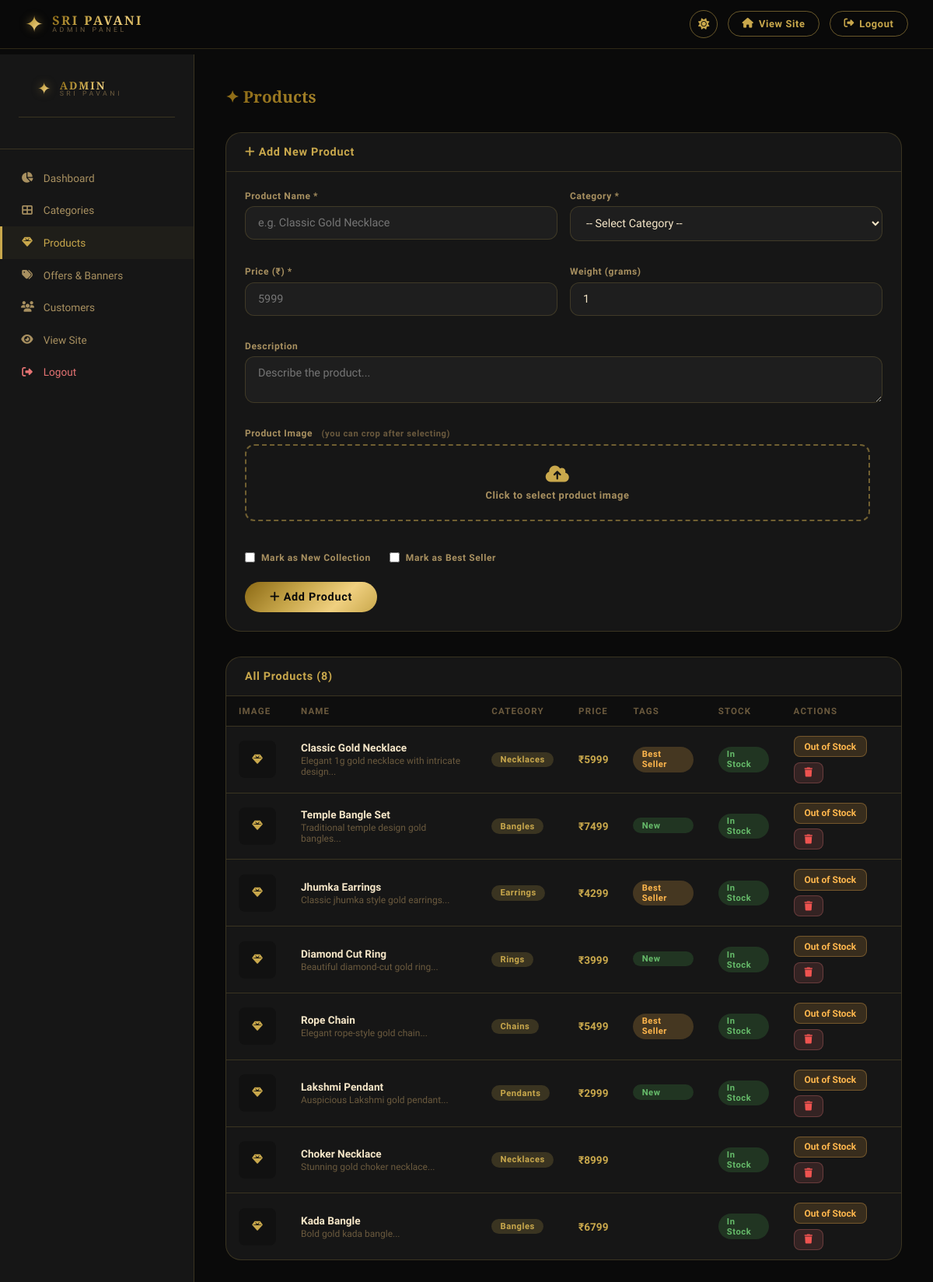
The app's page /admin/products (signed in) with its own data.
### app.py (models this page shows)
class Product(db.Model):
    id = db.Column(db.Integer, primary_key=True)
    name = db.Column(db.String(200), nullable=False)
    description = db.Column(db.Text)
    price = db.Column(db.Float, nullable=False)
    weight = db.Column(db.Float)  # in grams
    image = db.Column(db.String(200))
    category_id = db.Column(db.Integer, db.ForeignKey('category.id'), nullable=False)
    is_new_collection = db.Column(db.Boolean, default=False)
    is_best_seller = db.Column(db.Boolean, default=False)
    is_stock_out = db.Column(db.Boolean, default=False)
    is_active = db.Column(db.Boolean, default=True)
    created_at = db.Column(db.DateTime, default=datetime.utcnow)

class Category(db.Model):
    id = db.Column(db.Integer, primary_key=True)
    name = db.Column(db.String(100), nullable=False)
    image = db.Column(db.String(200))
    description = db.Column(db.Text)
    is_active = db.Column(db.Boolean, default=True)
    products = db.relationship('Product', backref='category', lazy=True)

### app.py (the view, shortened to what this page needs)
@app.route('/admin/products', methods=['GET', 'POST'])
@login_required
@admin_required
def admin_products():
    products = Product.query.all()
    categories = Category.query.filter_by(is_active=True).all()
    return render_template('admin/products.html', products=products, categories=categories)

### app.py (called while the page is built)
@login_manager.user_loader
def load_user(user_id):
    return User.query.get(int(user_id))

def admin_required(f):
    from functools import wraps
    @wraps(f)
    def decorated(*args, **kwargs):
        if not current_user.is_authenticated or not current_user.is_admin:
            flash('Admin access required', 'error')
            return redirect(url_for('login'))
        return f(*args, **kwargs)
    return decorated

### templates/admin/products.html (shortened to what this page needs)
{% extends "admin/base_admin.html" %}
{% block content %}
<h1 class="admin-page-title">✦ Products</h1>
<div class="admin-card">
  <div class="admin-card-header"><h3><i class="fas fa-plus"></i> Add New Product</h3></div>
  <div class="admin-card-body">
    <form method="POST" enctype="multipart/form-data" id="addProductForm">
      <div class="admin-form-grid">
        <div class="form-group">
          <label>Product Name *</label>
          <input type="text" name="name" placeholder="e.g. Classic Gold Necklace" required/>
        </div>
        <div class="form-group">
          <label>Category *</label>
          <select name="category_id" required>
            <option value="">-- Select Category --</option>
          </select>
        </div>
        <div class="form-group">
          <label>Price (₹) *</label>
          <input type="number" name="price" placeholder="5999" min="0" step="0.01" required/>
        </div>
        <div class="form-group">
          <label>Weight (grams)</label>
          <input type="number" name="weight" value="1" min="0.1" step="0.1"/>
        </div>
        <div class="form-group full-width">
          <label>Description</label>
          <textarea name="description" rows="2" placeholder="Describe the product..."></textarea>
        </div>
        <div class="form-group full-width">
          <label>Product Image
            <span style="font-size:.7rem;color:var(--text-muted);margin-left:.5rem">(you can crop after selecting)</span>
          </label>
          <div style="display:grid;grid-template-columns:1fr auto;gap:1rem;align-items:start">
            <div>
              <label class="file-upload-area" for="prod-img" id="imgUploadArea">
                <i class="fas fa-cloud-upload-alt"></i>
                <p>Click to select product image</p>
              </label>
            </div>
          </div>
        </div>
        <div class="form-group" style="grid-column:1/-1">
          <div style="display:flex;gap:1.5rem;flex-wrap:wrap">
            <label class="checkbox-group">
              <input type="checkbox" name="is_new_collection"/>
              <span>Mark as New Collection</span>
            </label>
            <label class="checkbox-group">
              <input type="checkbox" name="is_best_seller"/>
              <span>Mark as Best Seller</span>
            </label>
          </div>
        </div>
      </div>
      <button type="submit" class="btn-gold" style="padding:.7rem 2rem;margin-top:.5rem">
        <i class="fas fa-plus"></i> Add Product
      </button>
    </form>
  </div>
</div>
<div class="admin-card">
  <div class="admin-card-header"><h3>All Products ({{ products|length }})</h3></div>
  <div style="overflow-x:auto">
    <table class="admin-table">
      <thead>
        <tr><th>Image</th><th>Name</th><th>Category</th><th>Price</th><th>Tags</th><th>Stock</th><th>Actions</th></tr>
      </thead>
      <tbody>
        {% for product in products %}
        <tr>
          <td>
            <div class="product-thumb">
              {% if product.image %}<img src="{{ url_for('static', filename=product.image) }}" alt="{{ product.name }}"/>
              {% else %}<i class="fas fa-gem"></i>{% endif %}
            </div>
          </td>
          <td>
            <strong>{{ product.name }}</strong>
            {% if product.description %}
            <div style="font-size:.75rem;color:var(--text-muted);margin-top:2px">{{ product.description[:50] }}...</div>
            {% endif %}
          </td>
          <td><span class="tag tag-gold">{{ product.category.name }}</span></td>
          <td style="font-weight:700;color:var(--gold)">₹{{ "%.0f"|format(product.price) }}</td>
          <td>
            {% if product.is_new_collection %}<span class="tag tag-active" style="display:block;margin-bottom:2px">New</span>{% endif %}
            {% if product.is_best_seller %}<span class="tag" style="background:rgba(255,183,77,.2);color:#ffb74d;display:block">Best Seller</span>{% endif %}
          </td>
          <td>
            <span class="tag {{ 'tag-inactive' if product.is_stock_out else 'tag-active' }}">
              {{ 'Out of Stock' if product.is_stock_out else 'In Stock' }}
            </span>
          </td>
          <td>
            <div style="display:flex;gap:.4rem;flex-wrap:wrap">
              <form method="POST" style="display:inline">
                <button type="submit" class="btn-sm btn-warning">
                  {{ 'Mark In Stock' if product.is_stock_out else 'Out of Stock' }}
                </button>
              </form>
              <form method="POST" style="display:inline" onsubmit="return confirm('Delete this product?')">
                <button type="submit" class="btn-sm btn-danger"><i class="fas fa-trash"></i></button>
              </form>
            </div>
          </td>
        </tr>
        {% endfor %}
      </tbody>
    </table>
  </div>
</div>
{% endblock %}

### static/css/style.css (style rules this page uses)
:root[data-theme="dark"] { --bg-primary:#0a0a0a;--bg-secondary:#111111;--bg-card:#161616;--bg-nav:rgba(10,10,10,0.92); --gold:#c9a84c;--gold-light:#e8c97e;--gold-dark:#8b6914; --gold-gradient:linear-gradient(135deg,#8b6914 0%,#c9a84c 40%,#f0d080 70%,#c9a84c 100%); --ombre-hero:linear-gradient(160deg,#0a0a0a 0%,#1a1200 40%,#2a1f00 70%,#0a0a0a 100%); --text-primary:#f5e6c8;--text-secondary:#a89060;--text-muted:#6b5a3e; --border:rgba(201,168,76,0.2);--border-gold:rgba(201,168,76,0.5); --shadow:0 8px 40px rgba(0,0,0,0.6);--shadow-gold:0 4px 20px rgba(201,168,76,0.15); --card-hover:rgba(201,168,76,0.05);--badge-bg:#c9a84c;--badge-text:#0a0a0a; --input-bg:#1e1e1e;--section-alt:#0e0e0e;--toast-success:#1a3a1a;--toast-error:#3a1a1a; }
*,*::before,*::after { margin:0;padding:0;box-sizing:border-box }
html { scroll-behavior:smooth }
body { font-family:'Josefin Sans',sans-serif;background:var(--bg-primary);color:var(--text-primary);min-height:100vh;transition:background .4s,color .4s;overflow-x:hidden }
button { cursor:pointer;border:none;background:none;font-family:inherit }
.btn-gold { padding:.75rem 2rem;background:var(--gold-gradient);color:var(--bg-primary);border-radius:50px;font-weight:700;font-size:.9rem;letter-spacing:.05em;transition:all .3s;display:inline-block }
.form-group { display:flex;flex-direction:column;gap:.4rem;margin-bottom:1rem }
.form-group.full-width { grid-column:1/-1 }
.form-group label { font-size:.75rem;font-weight:600;letter-spacing:.05em;color:var(--text-secondary) }
.form-group input,.form-group select,.form-group textarea { width:100%;padding:.75rem 1rem;background:var(--input-bg);border:1px solid var(--border);border-radius:12px;color:var(--text-primary);font-family:'Josefin Sans',sans-serif;font-size:.9rem;transition:all .3s;outline:none }
.form-group select option { background:var(--bg-card) }
.admin-page-title { font-family:'Cinzel Decorative',serif;font-size:1.3rem;background:var(--gold-gradient);-webkit-background-clip:text;-webkit-text-fill-color:transparent;margin-bottom:2rem }
.admin-card { background:var(--bg-card);border:1px solid var(--border);border-radius:20px;overflow:hidden;margin-bottom:2rem }
.admin-card-header { padding:1rem 1.5rem;border-bottom:1px solid var(--border);display:flex;align-items:center;justify-content:space-between }
.admin-card-header h3 { font-size:.9rem;font-weight:700;color:var(--gold);letter-spacing:.05em }
.admin-card-body { padding:1.5rem }
.admin-form-grid { display:grid;grid-template-columns:1fr 1fr;gap:1rem }
.admin-table { width:100%;border-collapse:collapse;font-size:.85rem }
.admin-table th { text-align:left;padding:.75rem 1rem;background:var(--section-alt);color:var(--text-muted);font-size:.72rem;letter-spacing:.1em;text-transform:uppercase;border-bottom:1px solid var(--border) }
.admin-table td { padding:.75rem 1rem;border-bottom:1px solid var(--border);vertical-align:middle }
.admin-table tr:last-child td { border-bottom:none }
.tag { display:inline-block;padding:.2rem .7rem;border-radius:20px;font-size:.7rem;font-weight:600;letter-spacing:.05em }
.tag-active { background:rgba(76,175,80,.2);color:#66bb6a }
.tag-gold { background:rgba(201,168,76,.2);color:var(--gold) }
.btn-sm { padding:.35rem .8rem;border-radius:8px;font-size:.75rem;font-weight:600;cursor:pointer;transition:all .2s;border:1px solid transparent }
.btn-danger { background:rgba(229,115,115,.15);color:#ef5350;border-color:rgba(229,115,115,.3) }
.btn-warning { background:rgba(255,183,77,.15);color:#ffb74d;border-color:rgba(255,183,77,.3) }
.product-thumb { width:48px;height:48px;border-radius:8px;background:var(--bg-secondary);object-fit:cover;display:flex;align-items:center;justify-content:center;overflow:hidden;color:var(--gold) }
.file-upload-area { border:2px dashed var(--border-gold);border-radius:12px;padding:1.5rem;text-align:center;cursor:pointer;transition:all .3s;color:var(--text-muted);display:block }
.file-upload-area i { font-size:1.5rem;color:var(--gold);margin-bottom:.5rem;display:block }
.file-upload-area p { font-size:.8rem }
.checkbox-group { display:flex;align-items:center;gap:.5rem;margin-top:.5rem }
.checkbox-group input[type="checkbox"] { width:auto }

### records on screen
Product: name "Classic Gold Necklace", description "Elegant 1g gold necklace with intricate design", category.name "Necklaces", price "5999", is_best_seller "Best Seller", is_stock_out "In Stock", is_stock_out "Out of Stock"
Product: name "Temple Bangle Set", description "Traditional temple design gold bangles", category.name "Bangles", price "7499", is_new_collection "New", is_stock_out "In Stock", is_stock_out "Out of Stock"
Product: name "Jhumka Earrings", description "Classic jhumka style gold earrings", category.name "Earrings", price "4299", is_best_seller "Best Seller", is_stock_out "In Stock", is_stock_out "Out of Stock"
Product: name "Diamond Cut Ring", description "Beautiful diamond-cut gold ring", category.name "Rings", price "3999", is_new_collection "New", is_stock_out "In Stock", is_stock_out "Out of Stock"
Product: name "Rope Chain", description "Elegant rope-style gold chain", category.name "Chains", price "5499", is_best_seller "Best Seller", is_stock_out "In Stock", is_stock_out "Out of Stock"
Product: name "Lakshmi Pendant", description "Auspicious Lakshmi gold pendant", category.name "Pendants", price "2999", is_new_collection "New", is_stock_out "In Stock", is_stock_out "Out of Stock"
Product: name "Choker Necklace", description "Stunning gold choker necklace", category.name "Necklaces", price "8999", is_stock_out "In Stock", is_stock_out "Out of Stock"
Product: name "Kada Bangle", description "Bold gold kada bangle", category.name "Bangles", price "6799", is_stock_out "In Stock", is_stock_out "Out of Stock"

### other values on screen
{{ products|length }} "8"
